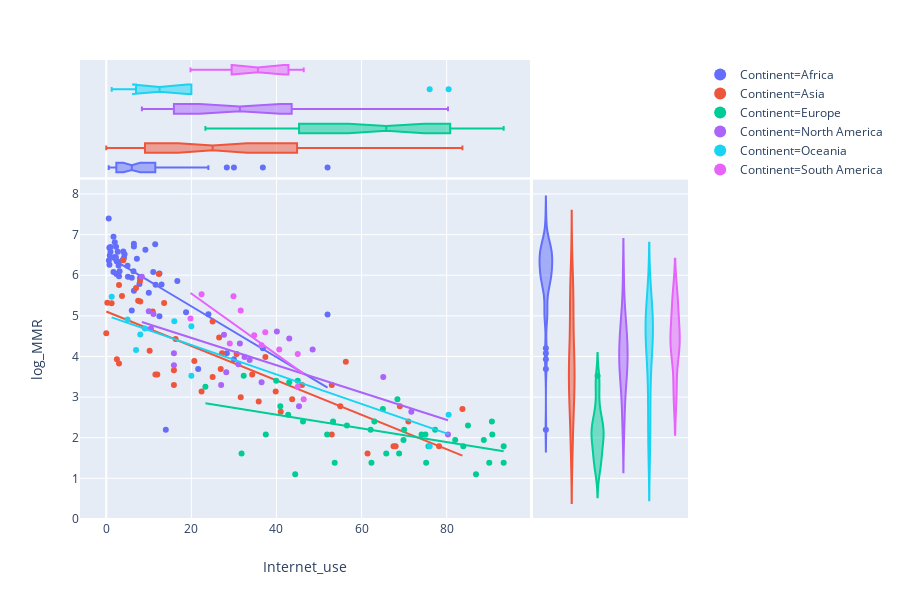

This figure's notebook cell:
### Code cell
px.scatter(df_dummies, x="Internet_use", y="log_MMR", color="Continent", marginal_y="violin", 
           marginal_x="box", trendline="ols")

### Figure 1 — Plotly figure (JSON) as saved in the notebook; plotly's stock layout.template omitted (floating-point values rounded to 4 significant figures)
{"data": [{"hovertemplate": "Continent=Africa<br>Internet_use=%{x}<br>log_MMR=%{y}<extra></extra>", "legendgroup": "Continent=Africa", "marker": {"color": "#636efa", "symbol": "circle"}, "mode": "markers", "name": "Continent=Africa", "showlegend": true, "type": "scatter", "uid": "3a0fed08-d044-4b3d-be79-7e4abe96d9b1", "x": [12.5, 2.8, 3.13, 6, 2.4, 1, 30, 4.3, 2, 1.7, 5.1, 0.72, 5, 2.7, 6.5, 21.6, 6, 0.61, 11.04, 0.75, 13, 9.2, 7.8, 1, 2.45, 7.2, 3.86, 2.3, 14, 1.7, 2.26, 2, 4, 28.33, 52, 4.17, 11.6, 0.83, 11.5, 8, 18.75, 8, 0.58, 6.495, 24, 6.495, 16.7, 2.9, 3, 36.8, 12.5, 10, 6.4], "xaxis": "x", "y": [4.99, 6.33, 6.1, 5.13, 6.033, 6.695, 3.932, 6.516, 6.812, 6.947, 5.961, 6.677, 6.232, 6.575, 5.617, 3.689, 5.938, 6.361, 6.078, 6.26, 5.775, 6.624, 5.784, 6.579, 6.346, 6.405, 6.375, 6.698, 2.197, 6.078, 6.444, 6.446, 6.583, 4.078, 5.03, 6.428, 5.765, 6.488, 6.765, 5.943, 5.088, 5.927, 7.396, 6.709, 5.037, 6.775, 5.855, 6.242, 5.974, 4.205, 6.04, 5.568, 6.1], "yaxis": "y"}, {"alignmentgroup": "True", "hovertemplate": "Continent=Africa<br>Internet_use=%{x}<extra></extra>", "legendgroup": "Continent=Africa", "marker": {"color": "#636efa", "symbol": "circle"}, "name": "Continent=Africa", "notched": true, "offsetgroup": "Continent=Africa", "showlegend": false, "type": "box", "uid": "7f371c21-8012-4897-b6ee-a95ecb8f76c9", "x": [12.5, 2.8, 3.13, 6, 2.4, 1, 30, 4.3, 2, 1.7, 5.1, 0.72, 5, 2.7, 6.5, 21.6, 6, 0.61, 11.04, 0.75, 13, 9.2, 7.8, 1, 2.45, 7.2, 3.86, 2.3, 14, 1.7, 2.26, 2, 4, 28.33, 52, 4.17, 11.6, 0.83, 11.5, 8, 18.75, 8, 0.58, 6.495, 24, 6.495, 16.7, 2.9, 3, 36.8, 12.5, 10, 6.4], "xaxis": "x", "yaxis": "y2"}, {"alignmentgroup": "True", "hovertemplate": "Continent=Africa<br>log_MMR=%{y}<extra></extra>", "legendgroup": "Continent=Africa", "marker": {"color": "#636efa", "symbol": "circle"}, "name": "Continent=Africa", "offsetgroup": "Continent=Africa", "scalegroup": "y", "showlegend": false, "type": "violin", "uid": "ac33cef8-30d0-4930-971e-926ada7ee7f3", "xaxis": "x2", "y": [4.99, 6.33, 6.1, 5.13, 6.033, 6.695, 3.932, 6.516, 6.812, 6.947, 5.961, 6.677, 6.232, 6.575, 5.617, 3.689, 5.938, 6.361, 6.078, 6.26, 5.775, 6.624, 5.784, 6.579, 6.346, 6.405, 6.375, 6.698, 2.197, 6.078, 6.444, 6.446, 6.583, 4.078, 5.03, 6.428, 5.765, 6.488, 6.765, 5.943, 5.088, 5.927, 7.396, 6.709, 5.037, 6.775, 5.855, 6.242, 5.974, 4.205, 6.04, 5.568, 6.1], "yaxis": "y"}, {"hovertemplate": "<b>OLS trendline</b><br>log_MMR = -0.062582 * Internet_use + 6.486097<br>R<sup>2</sup>=0.451353<br><br>Continent=Africa<br>Internet_use=%{x}<br>log_MMR=%{y} <b>(trend)</b><extra></extra>", "legendgroup": "Continent=Africa", "marker": {"color": "#636efa", "symbol": "circle"}, "mode": "lines", "name": "Continent=Africa", "showlegend": false, "type": "scatter", "uid": "aaab4260-65f1-422a-a9d7-fc1fc644f317", "x": [0.58, 0.61, 0.72, 0.75, 0.83, 1, 1, 1.7, 1.7, 2, 2, 2.26, 2.3, 2.4, 2.45, 2.7, 2.8, 2.9, 3, 3.13, 3.86, 4, 4.17, 4.3, 5, 5.1, 6, 6, 6.4, 6.495, 6.495, 6.5, 7.2, 7.8, 8, 8, 9.2, 10, 11.04, 11.5, 11.6, 12.5, 12.5, 13, 14, 16.7, 18.75, 21.6, 24, 28.33, 30, 36.8, 52], "xaxis": "x", "y": [6.45, 6.448, 6.441, 6.439, 6.434, 6.424, 6.424, 6.38, 6.38, 6.361, 6.361, 6.345, 6.342, 6.336, 6.333, 6.317, 6.311, 6.305, 6.298, 6.29, 6.245, 6.236, 6.225, 6.217, 6.173, 6.167, 6.111, 6.111, 6.086, 6.08, 6.08, 6.079, 6.036, 5.998, 5.985, 5.985, 5.91, 5.86, 5.795, 5.766, 5.76, 5.704, 5.704, 5.673, 5.61, 5.441, 5.313, 5.134, 4.984, 4.713, 4.609, 4.183, 3.232], "yaxis": "y"}, {"hovertemplate": "Continent=Asia<br>Internet_use=%{x}<br>log_MMR=%{y}<extra></extra>", "legendgroup": "Continent=Asia", "marker": {"color": "#EF553B", "symbol": "circle"}, "mode": "markers", "name": "Continent=Asia", "showlegend": true, "type": "scatter", "uid": "3dc1579c-dafe-4d26-af3f-7d5684f896e2", "x": [4, 25, 46, 55, 3.7, 13.6, 53, 1.26, 34.3, 52.99, 26.9, 7.5, 10.92, 15.9, 2.5, 67.5, 78.21, 27.2, 31.6, 0, 83.7, 61.4, 16.3, 7, 43.68, 56.3, 26.53, 10.2, 0.25, 7.93, 35.83, 8, 25, 69, 41, 71, 12, 20.7, 11.55, 22.4, 3, 39.82, 3, 68, 15.9, 30.65, 37.4, 12.35], "xaxis": "x", "y": [6.37, 3.497, 3.296, 2.773, 5.489, 5.318, 3.296, 5.308, 3.555, 2.079, 3.689, 5.371, 5.106, 3.296, 3.932, 1.792, 1.792, 4.078, 2.996, 4.575, 2.708, 1.609, 4.431, 5.684, 2.944, 3.871, 4.466, 4.143, 5.323, 5.855, 2.89, 5.352, 4.86, 2.773, 2.639, 2.398, 3.555, 3.892, 3.555, 3.135, 5.759, 3.135, 3.829, 1.792, 3.664, 4.06, 3.989, 6.031], "yaxis": "y"}, {"alignmentgroup": "True", "hovertemplate": "Continent=Asia<br>Internet_use=%{x}<extra></extra>", "legendgroup": "Continent=Asia", "marker": {"color": "#EF553B", "symbol": "circle"}, "name": "Continent=Asia", "notched": true, "offsetgroup": "Continent=Asia", "showlegend": false, "type": "box", "uid": "fce5da2b-ebe4-4d78-ad10-a87bd4949551", "x": [4, 25, 46, 55, 3.7, 13.6, 53, 1.26, 34.3, 52.99, 26.9, 7.5, 10.92, 15.9, 2.5, 67.5, 78.21, 27.2, 31.6, 0, 83.7, 61.4, 16.3, 7, 43.68, 56.3, 26.53, 10.2, 0.25, 7.93, 35.83, 8, 25, 69, 41, 71, 12, 20.7, 11.55, 22.4, 3, 39.82, 3, 68, 15.9, 30.65, 37.4, 12.35], "xaxis": "x", "yaxis": "y2"}, {"alignmentgroup": "True", "hovertemplate": "Continent=Asia<br>log_MMR=%{y}<extra></extra>", "legendgroup": "Continent=Asia", "marker": {"color": "#EF553B", "symbol": "circle"}, "name": "Continent=Asia", "offsetgroup": "Continent=Asia", "scalegroup": "y", "showlegend": false, "type": "violin", "uid": "69778986-a0e9-4c15-b018-34a1c595a560", "xaxis": "x2", "y": [6.37, 3.497, 3.296, 2.773, 5.489, 5.318, 3.296, 5.308, 3.555, 2.079, 3.689, 5.371, 5.106, 3.296, 3.932, 1.792, 1.792, 4.078, 2.996, 4.575, 2.708, 1.609, 4.431, 5.684, 2.944, 3.871, 4.466, 4.143, 5.323, 5.855, 2.89, 5.352, 4.86, 2.773, 2.639, 2.398, 3.555, 3.892, 3.555, 3.135, 5.759, 3.135, 3.829, 1.792, 3.664, 4.06, 3.989, 6.031], "yaxis": "y"}, {"hovertemplate": "<b>OLS trendline</b><br>log_MMR = -0.042407 * Internet_use + 5.108103<br>R<sup>2</sup>=0.651349<br><br>Continent=Asia<br>Internet_use=%{x}<br>log_MMR=%{y} <b>(trend)</b><extra></extra>", "legendgroup": "Continent=Asia", "marker": {"color": "#EF553B", "symbol": "circle"}, "mode": "lines", "name": "Continent=Asia", "showlegend": false, "type": "scatter", "uid": "9a1cdfa0-b815-4a18-8ae4-13e302d6dd8d", "x": [0, 0.25, 1.26, 2.5, 3, 3, 3.7, 4, 7, 7.5, 7.93, 8, 10.2, 10.92, 11.55, 12, 12.35, 13.6, 15.9, 15.9, 16.3, 20.7, 22.4, 25, 25, 26.53, 26.9, 27.2, 30.65, 31.6, 34.3, 35.83, 37.4, 39.82, 41, 43.68, 46, 52.99, 53, 55, 56.3, 61.4, 67.5, 68, 69, 71, 78.21, 83.7], "xaxis": "x", "y": [5.108, 5.098, 5.055, 5.002, 4.981, 4.981, 4.951, 4.938, 4.811, 4.79, 4.772, 4.769, 4.676, 4.645, 4.618, 4.599, 4.584, 4.531, 4.434, 4.434, 4.417, 4.23, 4.158, 4.048, 4.048, 3.983, 3.967, 3.955, 3.808, 3.768, 3.654, 3.589, 3.522, 3.419, 3.369, 3.256, 3.157, 2.861, 2.861, 2.776, 2.721, 2.504, 2.246, 2.224, 2.182, 2.097, 1.791, 1.559], "yaxis": "y"}, {"hovertemplate": "Continent=Europe<br>Internet_use=%{x}<br>log_MMR=%{y}<extra></extra>", "legendgroup": "Continent=Europe", "marker": {"color": "#00cc96", "symbol": "circle"}, "mode": "markers", "name": "Continent=Europe", "showlegend": true, "type": "scatter", "uid": "7a808371-6c43-4f0b-bf8e-722104c7da38", "x": [45, 75.17, 31.8, 75, 42.75, 46.23, 56.55, 68.82, 88.72, 74.1, 86.89, 77.28, 82, 44.4, 65, 93.39, 69.85, 53.68, 68.42, 62.12, 90.62, 63, 32.3, 37.5, 90.72, 51.9, 93.39, 62.32, 53.3, 39.93, 43, 40.9, 75.71, 70, 65.8, 90, 83.9, 23.3, 85], "xaxis": "x", "y": [3.401, 1.386, 1.609, 2.079, 2.565, 2.398, 2.303, 1.609, 1.946, 2.079, 1.099, 2.197, 1.946, 1.099, 2.708, 1.386, 1.946, 1.386, 2.944, 2.197, 2.398, 2.398, 3.526, 2.079, 2.079, 2.079, 1.792, 1.386, 2.398, 3.401, 3.367, 2.773, 1.792, 2.197, 1.609, 1.386, 1.792, 3.258, 2.303], "yaxis": "y"}, {"alignmentgroup": "True", "hovertemplate": "Continent=Europe<br>Internet_use=%{x}<extra></extra>", "legendgroup": "Continent=Europe", "marker": {"color": "#00cc96", "symbol": "circle"}, "name": "Continent=Europe", "notched": true, "offsetgroup": "Continent=Europe", "showlegend": false, "type": "box", "uid": "69adbc05-aee8-4c37-af38-7dae0a4c59c0", "x": [45, 75.17, 31.8, 75, 42.75, 46.23, 56.55, 68.82, 88.72, 74.1, 86.89, 77.28, 82, 44.4, 65, 93.39, 69.85, 53.68, 68.42, 62.12, 90.62, 63, 32.3, 37.5, 90.72, 51.9, 93.39, 62.32, 53.3, 39.93, 43, 40.9, 75.71, 70, 65.8, 90, 83.9, 23.3, 85], "xaxis": "x", "yaxis": "y2"}, {"alignmentgroup": "True", "hovertemplate": "Continent=Europe<br>log_MMR=%{y}<extra></extra>", "legendgroup": "Continent=Europe", "marker": {"color": "#00cc96", "symbol": "circle"}, "name": "Continent=Europe", "offsetgroup": "Continent=Europe", "scalegroup": "y", "showlegend": false, "type": "violin", "uid": "e2d4d45a-847f-4ff9-be7a-040d43fcf18b", "xaxis": "x2", "y": [3.401, 1.386, 1.609, 2.079, 2.565, 2.398, 2.303, 1.609, 1.946, 2.079, 1.099, 2.197, 1.946, 1.099, 2.708, 1.386, 1.946, 1.386, 2.944, 2.197, 2.398, 2.398, 3.526, 2.079, 2.079, 2.079, 1.792, 1.386, 2.398, 3.401, 3.367, 2.773, 1.792, 2.197, 1.609, 1.386, 1.792, 3.258, 2.303], "yaxis": "y"}, {"hovertemplate": "<b>OLS trendline</b><br>log_MMR = -0.016820 * Internet_use + 3.239611<br>R<sup>2</sup>=0.260501<br><br>Continent=Europe<br>Internet_use=%{x}<br>log_MMR=%{y} <b>(trend)</b><extra></extra>", "legendgroup": "Continent=Europe", "marker": {"color": "#00cc96", "symbol": "circle"}, "mode": "lines", "name": "Continent=Europe", "showlegend": false, "type": "scatter", "uid": "24896eac-750a-44ce-9148-e2b7b8468db0", "x": [23.3, 31.8, 32.3, 37.5, 39.93, 40.9, 42.75, 43, 44.4, 45, 46.23, 51.9, 53.3, 53.68, 56.55, 62.12, 62.32, 63, 65, 65.8, 68.42, 68.82, 69.85, 70, 74.1, 75, 75.17, 75.71, 77.28, 82, 83.9, 85, 86.89, 88.72, 90, 90.62, 90.72, 93.39, 93.39], "xaxis": "x", "y": [2.848, 2.705, 2.696, 2.609, 2.568, 2.552, 2.521, 2.516, 2.493, 2.483, 2.462, 2.367, 2.343, 2.337, 2.288, 2.195, 2.191, 2.18, 2.146, 2.133, 2.089, 2.082, 2.065, 2.062, 1.993, 1.978, 1.975, 1.966, 1.94, 1.86, 1.828, 1.81, 1.778, 1.747, 1.726, 1.715, 1.714, 1.669, 1.669], "yaxis": "y"}, {"hovertemplate": "Continent=North America<br>Internet_use=%{x}<br>log_MMR=%{y}<extra></extra>", "legendgroup": "Continent=North America", "marker": {"color": "#ab63fa", "symbol": "circle"}, "mode": "markers", "name": "Continent=North America", "showlegend": true, "type": "scatter", "uid": "ab927d7f-9adb-46c0-a21d-3a62fa2dc4e3", "x": [43, 65.1, 28.2, 80.3, 36.5, 15.9, 31.4, 15.9, 27, 10.5, 8.37, 11.09, 27.67, 31.05, 10, 40.1, 45.3, 32.5, 33.7, 48.5, 71.69], "xaxis": "x", "y": [4.443, 3.497, 3.611, 2.079, 3.367, 3.784, 4.317, 4.078, 3.296, 4.691, 5.964, 5.043, 4.533, 3.807, 5.112, 4.615, 2.773, 3.989, 3.912, 4.174, 2.639], "yaxis": "y"}, {"alignmentgroup": "True", "hovertemplate": "Continent=North America<br>Internet_use=%{x}<extra></extra>", "legendgroup": "Continent=North America", "marker": {"color": "#ab63fa", "symbol": "circle"}, "name": "Continent=North America", "notched": true, "offsetgroup": "Continent=North America", "showlegend": false, "type": "box", "uid": "230b121d-c122-46ae-98af-805a81ca88aa", "x": [43, 65.1, 28.2, 80.3, 36.5, 15.9, 31.4, 15.9, 27, 10.5, 8.37, 11.09, 27.67, 31.05, 10, 40.1, 45.3, 32.5, 33.7, 48.5, 71.69], "xaxis": "x", "yaxis": "y2"}, {"alignmentgroup": "True", "hovertemplate": "Continent=North America<br>log_MMR=%{y}<extra></extra>", "legendgroup": "Continent=North America", "marker": {"color": "#ab63fa", "symbol": "circle"}, "name": "Continent=North America", "offsetgroup": "Continent=North America", "scalegroup": "y", "showlegend": false, "type": "violin", "uid": "f3167f1a-9593-4928-b7ae-70dda4ca9421", "xaxis": "x2", "y": [4.443, 3.497, 3.611, 2.079, 3.367, 3.784, 4.317, 4.078, 3.296, 4.691, 5.964, 5.043, 4.533, 3.807, 5.112, 4.615, 2.773, 3.989, 3.912, 4.174, 2.639], "yaxis": "y"}, {"hovertemplate": "<b>OLS trendline</b><br>log_MMR = -0.033597 * Internet_use + 5.128784<br>R<sup>2</sup>=0.568204<br><br>Continent=North America<br>Internet_use=%{x}<br>log_MMR=%{y} <b>(trend)</b><extra></extra>", "legendgroup": "Continent=North America", "marker": {"color": "#ab63fa", "symbol": "circle"}, "mode": "lines", "name": "Continent=North America", "showlegend": false, "type": "scatter", "uid": "21b2558e-5140-4e4a-ba30-eba19847cdce", "x": [8.37, 10, 10.5, 11.09, 15.9, 15.9, 27, 27.67, 28.2, 31.05, 31.4, 32.5, 33.7, 36.5, 40.1, 43, 45.3, 48.5, 65.1, 71.69, 80.3], "xaxis": "x", "y": [4.848, 4.793, 4.776, 4.756, 4.595, 4.595, 4.222, 4.199, 4.181, 4.086, 4.074, 4.037, 3.997, 3.902, 3.782, 3.684, 3.607, 3.499, 2.942, 2.72, 2.431], "yaxis": "y"}, {"hovertemplate": "Continent=Oceania<br>Internet_use=%{x}<br>log_MMR=%{y}<extra></extra>", "legendgroup": "Continent=Oceania", "marker": {"color": "#19d3f3", "symbol": "circle"}, "mode": "markers", "name": "Continent=Oceania", "showlegend": true, "type": "scatter", "uid": "2e55f2ce-42a1-40d8-bdd6-4a72a626b2bc", "x": [76, 20, 9.07, 20, 80.46, 1.28, 7, 5, 16, 8], "xaxis": "x", "y": [1.792, 3.526, 4.691, 4.745, 2.565, 5.472, 4.159, 4.913, 4.868, 4.543], "yaxis": "y"}, {"alignmentgroup": "True", "hovertemplate": "Continent=Oceania<br>Internet_use=%{x}<extra></extra>", "legendgroup": "Continent=Oceania", "marker": {"color": "#19d3f3", "symbol": "circle"}, "name": "Continent=Oceania", "notched": true, "offsetgroup": "Continent=Oceania", "showlegend": false, "type": "box", "uid": "9c4505e4-86dd-4e70-9ef7-a4cd775702bf", "x": [76, 20, 9.07, 20, 80.46, 1.28, 7, 5, 16, 8], "xaxis": "x", "yaxis": "y2"}, {"alignmentgroup": "True", "hovertemplate": "Continent=Oceania<br>log_MMR=%{y}<extra></extra>", "legendgroup": "Continent=Oceania", "marker": {"color": "#19d3f3", "symbol": "circle"}, "name": "Continent=Oceania", "offsetgroup": "Continent=Oceania", "scalegroup": "y", "showlegend": false, "type": "violin", "uid": "94076265-1940-48d6-95cf-4341f31b2c40", "xaxis": "x2", "y": [1.792, 3.526, 4.691, 4.745, 2.565, 5.472, 4.159, 4.913, 4.868, 4.543], "yaxis": "y"}, {"hovertemplate": "<b>OLS trendline</b><br>log_MMR = -0.036260 * Internet_use + 5.007837<br>R<sup>2</sup>=0.829031<br><br>Continent=Oceania<br>Internet_use=%{x}<br>log_MMR=%{y} <b>(trend)</b><extra></extra>", "legendgroup": "Continent=Oceania", "marker": {"color": "#19d3f3", "symbol": "circle"}, "mode": "lines", "name": "Continent=Oceania", "showlegend": false, "type": "scatter", "uid": "cdef840f-6081-4acf-91d7-2c4d0945a94f", "x": [1.28, 5, 7, 8, 9.07, 16, 20, 20, 76, 80.46], "xaxis": "x", "y": [4.961, 4.827, 4.754, 4.718, 4.679, 4.428, 4.283, 4.283, 2.252, 2.09], "yaxis": "y"}, {"hovertemplate": "Continent=South America<br>Internet_use=%{x}<br>log_MMR=%{y}<extra></extra>", "legendgroup": "Continent=South America", "marker": {"color": "#e763fa", "symbol": "circle"}, "mode": "markers", "name": "Continent=South America", "showlegend": true, "type": "scatter", "uid": "5737059d-6a78-4b6e-89b9-4df2edc2e5db", "x": [45, 22.4, 40.65, 45, 36.5, 29.03, 29.9, 19.8, 34.77, 31.59, 46.4, 37.37], "xaxis": "x", "y": [4.06, 5.533, 4.174, 3.258, 4.277, 4.317, 5.485, 4.934, 4.522, 5.13, 2.944, 4.595], "yaxis": "y"}, {"alignmentgroup": "True", "hovertemplate": "Continent=South America<br>Internet_use=%{x}<extra></extra>", "legendgroup": "Continent=South America", "marker": {"color": "#e763fa", "symbol": "circle"}, "name": "Continent=South America", "notched": true, "offsetgroup": "Continent=South America", "showlegend": false, "type": "box", "uid": "3e8524a5-ebd4-43a6-86a6-30296ed761b3", "x": [45, 22.4, 40.65, 45, 36.5, 29.03, 29.9, 19.8, 34.77, 31.59, 46.4, 37.37], "xaxis": "x", "yaxis": "y2"}, {"alignmentgroup": "True", "hovertemplate": "Continent=South America<br>log_MMR=%{y}<extra></extra>", "legendgroup": "Continent=South America", "marker": {"color": "#e763fa", "symbol": "circle"}, "name": "Continent=South America", "offsetgroup": "Continent=South America", "scalegroup": "y", "showlegend": false, "type": "violin", "uid": "03b3de0f-df31-41e3-9deb-372c55c74e7e", "xaxis": "x2", "y": [4.06, 5.533, 4.174, 3.258, 4.277, 4.317, 5.485, 4.934, 4.522, 5.13, 2.944, 4.595], "yaxis": "y"}, {"hovertemplate": "<b>OLS trendline</b><br>log_MMR = -0.074831 * Internet_use + 7.045092<br>R<sup>2</sup>=0.673022<br><br>Continent=South America<br>Internet_use=%{x}<br>log_MMR=%{y} <b>(trend)</b><extra></extra>", "legendgroup": "Continent=South America", "marker": {"color": "#e763fa", "symbol": "circle"}, "mode": "lines", "name": "Continent=South America", "showlegend": false, "type": "scatter", "uid": "27aa428f-ae92-4c08-bce4-23831bdeb1be", "x": [19.8, 22.4, 29.03, 29.9, 31.59, 34.77, 36.5, 37.37, 40.65, 45, 45, 46.4], "xaxis": "x", "y": [5.563, 5.369, 4.873, 4.808, 4.681, 4.443, 4.314, 4.249, 4.003, 3.678, 3.678, 3.573], "yaxis": "y"}], "layout": {"barmode": "overlay", "height": 600, "legend": {"tracegroupgap": 0}, "margin": {"t": 60}, "violinmode": "overlay", "xaxis": {"domain": [0, 0.74], "showgrid": true, "title": {"text": "Internet_use"}}, "xaxis2": {"domain": [0.745, 1], "showticklabels": false}, "yaxis": {"domain": [0, 0.74], "showgrid": true, "title": {"text": "log_MMR"}}, "yaxis2": {"domain": [0.745, 1], "showticklabels": false}}}
